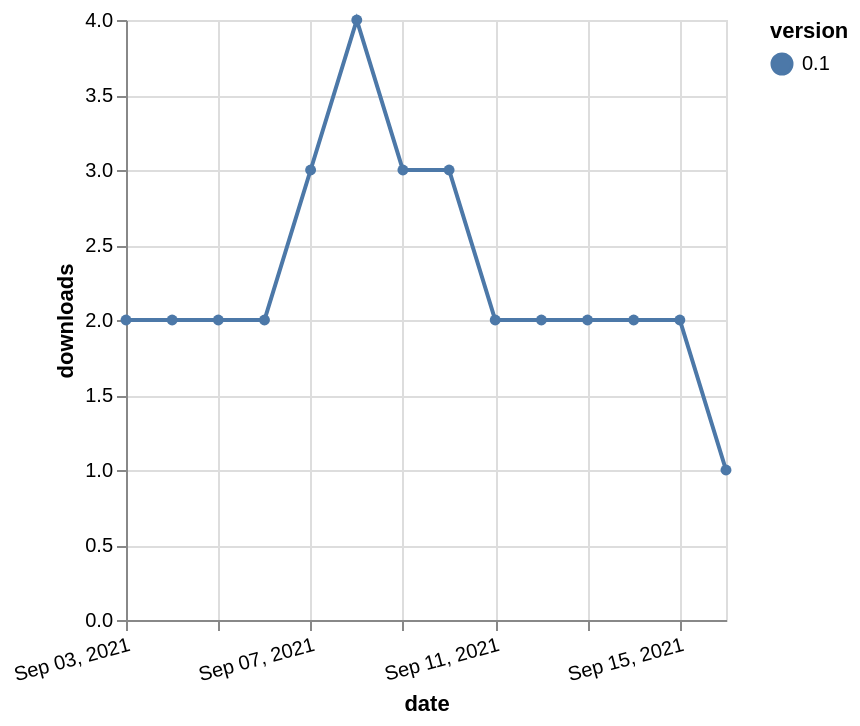

Source (Vega-Lite JSON):
### Vega-Lite specification from a JSON file in a GitHub repository (floating-point values rounded to 4 significant figures)
{"$schema": "https://vega.github.io/schema/vega-lite/v5.json", "description": "A simple bar chart with embedded data.", "data": {"values": [{"date": "2021-09-03", "total": 2793, "delta": 2, "version": "0.1"}, {"date": "2021-09-04", "total": 2795, "delta": 2, "version": "0.1"}, {"date": "2021-09-05", "total": 2797, "delta": 2, "version": "0.1"}, {"date": "2021-09-06", "total": 2799, "delta": 2, "version": "0.1"}, {"date": "2021-09-07", "total": 2802, "delta": 3, "version": "0.1"}, {"date": "2021-09-08", "total": 2806, "delta": 4, "version": "0.1"}, {"date": "2021-09-09", "total": 2809, "delta": 3, "version": "0.1"}, {"date": "2021-09-10", "total": 2812, "delta": 3, "version": "0.1"}, {"date": "2021-09-11", "total": 2814, "delta": 2, "version": "0.1"}, {"date": "2021-09-12", "total": 2816, "delta": 2, "version": "0.1"}, {"date": "2021-09-13", "total": 2818, "delta": 2, "version": "0.1"}, {"date": "2021-09-14", "total": 2820, "delta": 2, "version": "0.1"}, {"date": "2021-09-15", "total": 2822, "delta": 2, "version": "0.1"}, {"date": "2021-09-16", "total": 2823, "delta": 1, "version": "0.1"}]}, "width": "container", "mark": {"type": "line", "point": {"filled": true}}, "encoding": {"x": {"field": "date", "type": "temporal", "timeUnit": "yearmonthdate", "title": "date", "axis": {"labelAngle": -15}}, "y": {"field": "delta", "type": "quantitative", "title": "downloads"}, "color": {"field": "version", "type": "nominal"}, "tooltip": {"field": "delta"}}}
